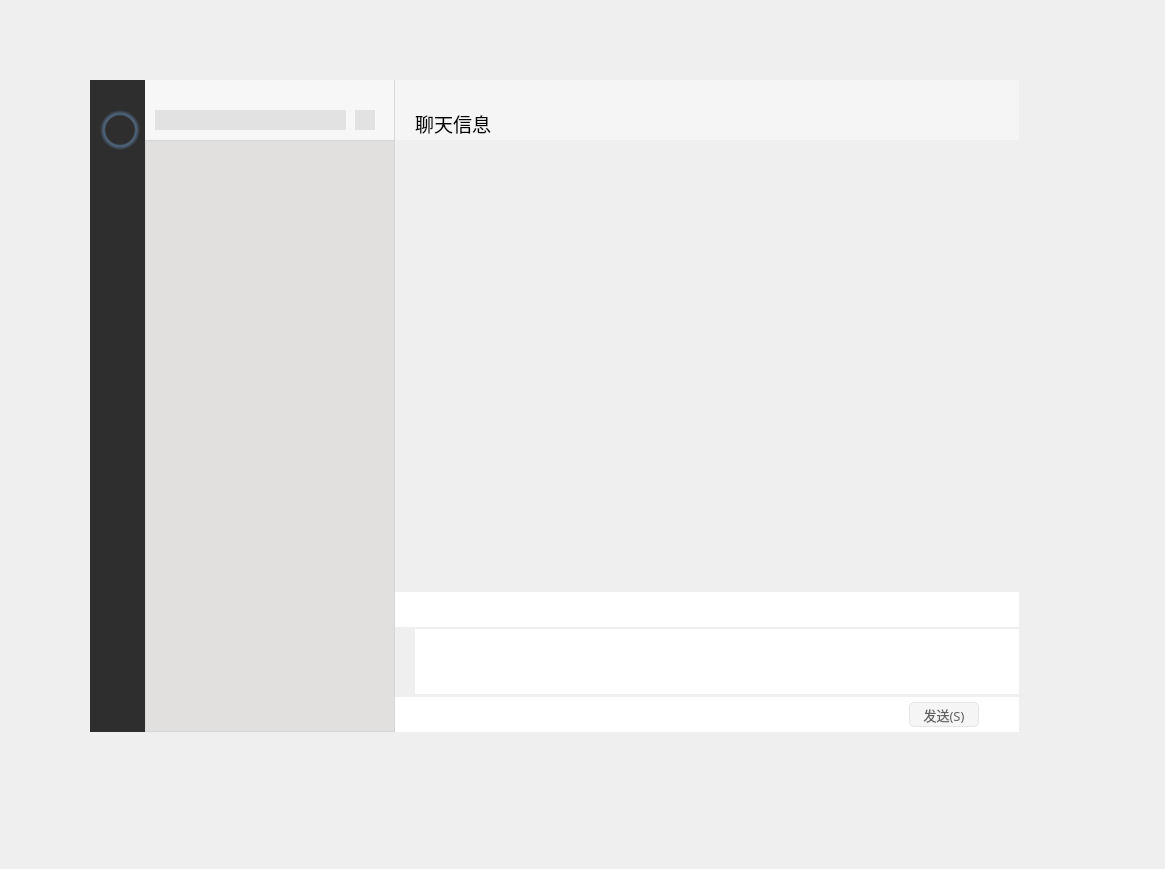
<?xml version="1.0" encoding="UTF-8"?>
<ui version="4.0">
 <class>Client</class>
 <widget class="QWidget" name="Client">
  <property name="geometry">
   <rect>
    <x>0</x>
    <y>0</y>
    <width>1165</width>
    <height>869</height>
   </rect>
  </property>
  <property name="windowTitle">
   <string>Client</string>
  </property>
  <widget class="QWidget" name="centerWidget" native="true">
   <property name="geometry">
    <rect>
     <x>90</x>
     <y>80</y>
     <width>929</width>
     <height>652</height>
    </rect>
   </property>
   <layout class="QGridLayout" name="gridLayout_4" columnstretch="0,0,1">
    <property name="leftMargin">
     <number>0</number>
    </property>
    <property name="topMargin">
     <number>0</number>
    </property>
    <property name="rightMargin">
     <number>0</number>
    </property>
    <property name="bottomMargin">
     <number>0</number>
    </property>
    <property name="spacing">
     <number>0</number>
    </property>
    <item row="0" column="1">
     <layout class="QGridLayout" name="gridLayout_2">
      <property name="spacing">
       <number>0</number>
      </property>
      <item row="1" column="0">
       <widget class="QListWidget" name="listWidget_info">
        <property name="minimumSize">
         <size>
          <width>250</width>
          <height>0</height>
         </size>
        </property>
        <property name="maximumSize">
         <size>
          <width>250</width>
          <height>16777215</height>
         </size>
        </property>
        <property name="styleSheet">
         <string notr="true">QListWidget
{
	background-color: rgb(226,224,223);
	border-style: none;
	border-right:1px solid #D6D6D6;
	border-top:1px solid #D6D6D6;
	border-left:1px solid #D6D6D6;
	border-bottom:1px solid #D6D6D6;	
}

QScrollBar:vertical
{
    width:8px;
    background:rgba(0,0,0,0%);
    margin:0px,0px,0px,0px;
    padding-top:9px;
    padding-bottom:9px;
}
QScrollBar::handle:vertical
{
    width:8px;
    background:rgba(0,0,0,25%);
    border-radius:4px;
    min-height:20;
}
QScrollBar::handle:vertical:hover
{
    width:8px;
    background:rgba(0,0,0,50%);
    border-radius:4px;
    min-height:20;
}
QScrollBar::add-line:vertical
{
    height:9px;width:8px;
    border-image:url(:/images/a/3.png);
    subcontrol-position:bottom;
}
QScrollBar::sub-line:vertical
{
    height:9px;width:8px;
    border-image:url(:/images/a/1.png);
    subcontrol-position:top;
}
QScrollBar::add-line:vertical:hover
{
    height:9px;width:8px;
    border-image:url(:/images/a/4.png);
    subcontrol-position:bottom;
}
QScrollBar::sub-line:vertical:hover
{
    height:9px;width:8px;
    border-image:url(:/images/a/2.png);
    subcontrol-position:top;
}
QScrollBar::add-page:vertical,QScrollBar::sub-page:vertical
{
    background:rgba(0,0,0,10%);
    border-radius:4px;
}
</string>
        </property>
       </widget>
      </item>
      <item row="0" column="0">
       <widget class="QWidget" name="widget_6" native="true">
        <property name="minimumSize">
         <size>
          <width>250</width>
          <height>60</height>
         </size>
        </property>
        <property name="maximumSize">
         <size>
          <width>250</width>
          <height>60</height>
         </size>
        </property>
        <property name="styleSheet">
         <string notr="true">background-color: rgb(247,247,247);
border-right:1px solid #D6D6D6;</string>
        </property>
        <widget class="QLineEdit" name="lineEdit">
         <property name="geometry">
          <rect>
           <x>10</x>
           <y>30</y>
           <width>191</width>
           <height>20</height>
          </rect>
         </property>
         <property name="styleSheet">
          <string notr="true">QLineEdit
{
	background-color: rgb(226,226,226);
	border: none; /* no border for a flat push button */
}
QLineEdit
{
	background-color: rgb(226,226,226);
	border: none; /* no border for a flat push button */
}
</string>
         </property>
        </widget>
        <widget class="QPushButton" name="pushButton_addFriend">
         <property name="geometry">
          <rect>
           <x>210</x>
           <y>30</y>
           <width>20</width>
           <height>20</height>
          </rect>
         </property>
         <property name="minimumSize">
          <size>
           <width>20</width>
           <height>20</height>
          </size>
         </property>
         <property name="maximumSize">
          <size>
           <width>20</width>
           <height>20</height>
          </size>
         </property>
         <property name="toolTip">
          <string>添加好友</string>
         </property>
         <property name="styleSheet">
          <string notr="true">QPushButton {
	border: none; /* no border for a flat push button */
	image: url(:/src/tianjia.png); 
	background-color: rgb(226,226,226);
	min-width: 20px;
	max-width: 20px;
	min-height: 20px;
	max-height: 20px;
}
QPushButton::hover {
	background-color: rgb(209,209,209);
	image: url(:/src/tianjia2.png); 
}
QPushButton:pressed {
	image: url(:/src/tianjia.png); 
}</string>
         </property>
         <property name="text">
          <string/>
         </property>
        </widget>
       </widget>
      </item>
     </layout>
    </item>
    <item row="0" column="2">
     <layout class="QGridLayout" name="gridLayout">
      <property name="spacing">
       <number>0</number>
      </property>
      <item row="0" column="0">
       <widget class="QWidget" name="widget_2" native="true">
        <property name="minimumSize">
         <size>
          <width>0</width>
          <height>60</height>
         </size>
        </property>
        <property name="maximumSize">
         <size>
          <width>16777215</width>
          <height>60</height>
         </size>
        </property>
        <property name="styleSheet">
         <string notr="true">background-color: rgb(245,245,245);</string>
        </property>
        <layout class="QGridLayout" name="gridLayout_8">
         <property name="leftMargin">
          <number>0</number>
         </property>
         <property name="topMargin">
          <number>0</number>
         </property>
         <property name="rightMargin">
          <number>0</number>
         </property>
         <property name="bottomMargin">
          <number>0</number>
         </property>
         <property name="spacing">
          <number>0</number>
         </property>
         <item row="0" column="0">
          <layout class="QGridLayout" name="gridLayout_6" columnstretch="1,0,0,0">
           <property name="spacing">
            <number>0</number>
           </property>
           <item row="0" column="1">
            <widget class="QPushButton" name="pushBtn_hide">
             <property name="minimumSize">
              <size>
               <width>30</width>
               <height>25</height>
              </size>
             </property>
             <property name="maximumSize">
              <size>
               <width>30</width>
               <height>25</height>
              </size>
             </property>
             <property name="styleSheet">
              <string notr="true">QPushButton {
	border: none; /* no border for a flat push button */
	image: url(:/src/min.png); /* 最小化 */
	min-width: 30px;
	max-width: 30px;
	min-height: 25px;
	max-height: 25px;
}
QPushButton::hover {
	background-color: rgba(166,166,166, 50); 
}</string>
             </property>
             <property name="text">
              <string/>
             </property>
            </widget>
           </item>
           <item row="0" column="2">
            <widget class="QPushButton" name="pushBtn_max">
             <property name="minimumSize">
              <size>
               <width>30</width>
               <height>25</height>
              </size>
             </property>
             <property name="maximumSize">
              <size>
               <width>30</width>
               <height>25</height>
              </size>
             </property>
             <property name="styleSheet">
              <string notr="true">QPushButton {
	border: none; /* no border for a flat push button */
	image: url(:/src/max.png); /* 最小化 */
	min-width: 30px;
	max-width: 30px;
	min-height: 25px;
	max-height: 25px;
}
QPushButton::hover {
	background-color: rgba(166,166,166, 50); 
}</string>
             </property>
             <property name="text">
              <string/>
             </property>
            </widget>
           </item>
           <item row="0" column="3">
            <widget class="QPushButton" name="pushBtn_close">
             <property name="minimumSize">
              <size>
               <width>30</width>
               <height>25</height>
              </size>
             </property>
             <property name="maximumSize">
              <size>
               <width>30</width>
               <height>25</height>
              </size>
             </property>
             <property name="styleSheet">
              <string notr="true">QPushButton {
	border: none; /* no border for a flat push button */
	image: url(:/src/close.png); /* 最小化 */
	min-width: 30px;
	max-width: 30px;
	min-height: 25px;
	max-height: 25px;
}
QPushButton::hover {
	background-color: #f57575; 
}</string>
             </property>
             <property name="text">
              <string/>
             </property>
            </widget>
           </item>
           <item row="0" column="0">
            <widget class="QWidget" name="widget_7" native="true"/>
           </item>
          </layout>
         </item>
         <item row="1" column="0">
          <layout class="QGridLayout" name="gridLayout_7" columnstretch="0,0,1,0,0">
           <item row="0" column="1">
            <widget class="QLabel" name="label_info">
             <property name="font">
              <font>
               <family>新宋体</family>
               <pointsize>14</pointsize>
              </font>
             </property>
             <property name="text">
              <string>聊天信息</string>
             </property>
            </widget>
           </item>
           <item row="0" column="3">
            <widget class="QPushButton" name="pushButton">
             <property name="styleSheet">
              <string notr="true">QPushButton {
	border: none; /* no border for a flat push button */
	image: url(:/src/more.png); 
	min-width: 30px;
	max-width: 30px;
	min-height: 20px;
	max-height: 20px;
}
QPushButton::hover {
	image: url(:/src/more2.png); 
}
QPushButton:pressed {
	image: url(:/src/more.png); 
}</string>
             </property>
             <property name="text">
              <string/>
             </property>
            </widget>
           </item>
           <item row="0" column="2">
            <widget class="QWidget" name="widget_8" native="true"/>
           </item>
           <item row="0" column="0">
            <widget class="QWidget" name="widget_15" native="true">
             <property name="minimumSize">
              <size>
               <width>20</width>
               <height>0</height>
              </size>
             </property>
             <property name="maximumSize">
              <size>
               <width>20</width>
               <height>16777215</height>
              </size>
             </property>
            </widget>
           </item>
           <item row="0" column="4">
            <widget class="QWidget" name="widget_16" native="true">
             <property name="minimumSize">
              <size>
               <width>10</width>
               <height>0</height>
              </size>
             </property>
             <property name="maximumSize">
              <size>
               <width>10</width>
               <height>16777215</height>
              </size>
             </property>
            </widget>
           </item>
          </layout>
         </item>
        </layout>
       </widget>
      </item>
      <item row="1" column="0">
       <widget class="QWidget" name="widget_5" native="true">
        <layout class="QGridLayout" name="gridLayout_3">
         <property name="leftMargin">
          <number>0</number>
         </property>
         <property name="topMargin">
          <number>0</number>
         </property>
         <property name="rightMargin">
          <number>0</number>
         </property>
         <property name="bottomMargin">
          <number>0</number>
         </property>
         <property name="spacing">
          <number>0</number>
         </property>
         <item row="0" column="0">
          <widget class="QStackedWidget" name="stackedWidget_Msg">
           <property name="styleSheet">
            <string notr="true"/>
           </property>
           <property name="currentIndex">
            <number>0</number>
           </property>
           <widget class="QWidget" name="page"/>
           <widget class="QWidget" name="page_2"/>
          </widget>
         </item>
        </layout>
       </widget>
      </item>
      <item row="2" column="0">
       <widget class="QWidget" name="widget_4" native="true">
        <property name="minimumSize">
         <size>
          <width>0</width>
          <height>35</height>
         </size>
        </property>
        <property name="maximumSize">
         <size>
          <width>16777215</width>
          <height>35</height>
         </size>
        </property>
        <property name="styleSheet">
         <string notr="true">background-color: rgb(255, 255, 255);</string>
        </property>
        <layout class="QGridLayout" name="gridLayout_12">
         <property name="leftMargin">
          <number>0</number>
         </property>
         <property name="topMargin">
          <number>0</number>
         </property>
         <property name="rightMargin">
          <number>0</number>
         </property>
         <property name="bottomMargin">
          <number>0</number>
         </property>
         <property name="spacing">
          <number>0</number>
         </property>
         <item row="0" column="0">
          <layout class="QGridLayout" name="gridLayout_11" columnstretch="0,0,0,0,0,1">
           <property name="horizontalSpacing">
            <number>12</number>
           </property>
           <property name="verticalSpacing">
            <number>0</number>
           </property>
           <item row="0" column="3">
            <widget class="QPushButton" name="pushButton_screenshot">
             <property name="styleSheet">
              <string notr="true">QPushButton {
	border: none; /* no border for a flat push button */
	image: url(:/src/screenshot.png); 
	min-width: 20px;
	max-width: 20px;
	min-height: 20px;
	max-height: 20px;
}
QPushButton::hover {
	image: url(:/src/screenshot2.png); 
}
QPushButton:pressed {
	image: url(:/src/screenshot.png); 
}</string>
             </property>
             <property name="text">
              <string/>
             </property>
            </widget>
           </item>
           <item row="0" column="5">
            <widget class="QWidget" name="widget_11" native="true"/>
           </item>
           <item row="0" column="2">
            <widget class="QPushButton" name="pushButton_file">
             <property name="styleSheet">
              <string notr="true">QPushButton {
	border: none; /* no border for a flat push button */
	image: url(:/src/file.png); 
	min-width: 20px;
	max-width: 20px;
	min-height: 20px;
	max-height: 20px;
}
QPushButton::hover {
	image: url(:/src/file2.png); 
}
QPushButton:pressed {
	image: url(:/src/file.png); 
}</string>
             </property>
             <property name="text">
              <string/>
             </property>
            </widget>
           </item>
           <item row="0" column="1">
            <widget class="QPushButton" name="pushButton_emoj">
             <property name="styleSheet">
              <string notr="true">QPushButton {
	border: none; /* no border for a flat push button */
	image: url(:/src/emoj.png); 
	min-width: 20px;
	max-width: 20px;
	min-height: 20px;
	max-height: 20px;
}
QPushButton::hover {
	image: url(:/src/emoj2.png); 
}
QPushButton:pressed {
	image: url(:/src/emoj.png); 
}</string>
             </property>
             <property name="text">
              <string/>
             </property>
            </widget>
           </item>
           <item row="0" column="4">
            <widget class="QPushButton" name="pushButton_chat">
             <property name="styleSheet">
              <string notr="true">QPushButton {
	border: none; /* no border for a flat push button */
	image: url(:/src/chat.png); 
	min-width: 20px;
	max-width: 20px;
	min-height: 20px;
	max-height: 20px;
}
QPushButton::hover {
	image: url(:/src/chat2.png); 
}
QPushButton:pressed {
	image: url(:/src/chat.png); 
}</string>
             </property>
             <property name="text">
              <string/>
             </property>
            </widget>
           </item>
           <item row="0" column="0">
            <widget class="QWidget" name="widget_12" native="true">
             <property name="minimumSize">
              <size>
               <width>15</width>
               <height>20</height>
              </size>
             </property>
             <property name="maximumSize">
              <size>
               <width>15</width>
               <height>20</height>
              </size>
             </property>
            </widget>
           </item>
          </layout>
         </item>
        </layout>
       </widget>
      </item>
      <item row="3" column="0">
       <widget class="QWidget" name="widget_13" native="true">
        <property name="minimumSize">
         <size>
          <width>0</width>
          <height>70</height>
         </size>
        </property>
        <property name="maximumSize">
         <size>
          <width>16777215</width>
          <height>70</height>
         </size>
        </property>
        <layout class="QGridLayout" name="gridLayout_14">
         <property name="leftMargin">
          <number>0</number>
         </property>
         <property name="topMargin">
          <number>0</number>
         </property>
         <property name="rightMargin">
          <number>0</number>
         </property>
         <property name="bottomMargin">
          <number>0</number>
         </property>
         <property name="spacing">
          <number>0</number>
         </property>
         <item row="0" column="0">
          <layout class="QGridLayout" name="gridLayout_13">
           <property name="spacing">
            <number>0</number>
           </property>
           <item row="0" column="0">
            <widget class="QWidget" name="widget_14" native="true">
             <property name="minimumSize">
              <size>
               <width>20</width>
               <height>0</height>
              </size>
             </property>
             <property name="maximumSize">
              <size>
               <width>20</width>
               <height>16777215</height>
              </size>
             </property>
            </widget>
           </item>
           <item row="0" column="1">
            <widget class="QTextEdit" name="textEdit">
             <property name="minimumSize">
              <size>
               <width>0</width>
               <height>65</height>
              </size>
             </property>
             <property name="maximumSize">
              <size>
               <width>16777215</width>
               <height>65</height>
              </size>
             </property>
             <property name="font">
              <font>
               <family>新宋体</family>
               <pointsize>12</pointsize>
              </font>
             </property>
             <property name="styleSheet">
              <string notr="true">background-color: rgb(255, 255, 255);
border: none; /* no border for a flat push button */
</string>
             </property>
            </widget>
           </item>
          </layout>
         </item>
        </layout>
       </widget>
      </item>
      <item row="4" column="0">
       <widget class="QWidget" name="widget_3" native="true">
        <property name="minimumSize">
         <size>
          <width>0</width>
          <height>35</height>
         </size>
        </property>
        <property name="maximumSize">
         <size>
          <width>16777215</width>
          <height>35</height>
         </size>
        </property>
        <property name="styleSheet">
         <string notr="true">background-color: rgb(255, 255, 255);</string>
        </property>
        <layout class="QGridLayout" name="gridLayout_10">
         <property name="leftMargin">
          <number>0</number>
         </property>
         <property name="topMargin">
          <number>0</number>
         </property>
         <property name="rightMargin">
          <number>0</number>
         </property>
         <property name="bottomMargin">
          <number>0</number>
         </property>
         <property name="spacing">
          <number>0</number>
         </property>
         <item row="0" column="0">
          <layout class="QGridLayout" name="gridLayout_9" columnstretch="1,0,0">
           <property name="spacing">
            <number>0</number>
           </property>
           <item row="0" column="1">
            <widget class="QPushButton" name="pushBtn_send">
             <property name="minimumSize">
              <size>
               <width>70</width>
               <height>25</height>
              </size>
             </property>
             <property name="maximumSize">
              <size>
               <width>70</width>
               <height>25</height>
              </size>
             </property>
             <property name="font">
              <font>
               <family>黑体</family>
               <pointsize>10</pointsize>
              </font>
             </property>
             <property name="styleSheet">
              <string notr="true">QPushButton{
	color: rgb(96,96,96);
	border-radius: 5px;	
	border-style: solid;
	background-color: rgb(245,245,245);

	border-right:1px solid #E5E5E5;
	border-top:1px solid #E5E5E5;
	border-left:1px solid #E5E5E5;
	border-bottom:1px solid #E5E5E5;
}

QPushButton:hover{
	color: rgb(255, 255, 255);
	background-color: rgb(18,150,17);
}

QPushButton:pressed {
	background-color: rgb(7,193,96);
}</string>
             </property>
             <property name="text">
              <string>发送(S)</string>
             </property>
            </widget>
           </item>
           <item row="0" column="0">
            <widget class="QWidget" name="widget_9" native="true"/>
           </item>
           <item row="0" column="2">
            <widget class="QWidget" name="widget_10" native="true">
             <property name="minimumSize">
              <size>
               <width>40</width>
               <height>0</height>
              </size>
             </property>
             <property name="maximumSize">
              <size>
               <width>40</width>
               <height>16777215</height>
              </size>
             </property>
            </widget>
           </item>
          </layout>
         </item>
        </layout>
       </widget>
      </item>
     </layout>
    </item>
    <item row="0" column="0">
     <widget class="QWidget" name="widget" native="true">
      <property name="minimumSize">
       <size>
        <width>55</width>
        <height>0</height>
       </size>
      </property>
      <property name="maximumSize">
       <size>
        <width>55</width>
        <height>16777215</height>
       </size>
      </property>
      <property name="styleSheet">
       <string notr="true">background-color: rgb(46,46,46);</string>
      </property>
      <widget class="QLabel" name="label_3">
       <property name="geometry">
        <rect>
         <x>10</x>
         <y>30</y>
         <width>40</width>
         <height>40</height>
        </rect>
       </property>
       <property name="minimumSize">
        <size>
         <width>40</width>
         <height>40</height>
        </size>
       </property>
       <property name="maximumSize">
        <size>
         <width>40</width>
         <height>40</height>
        </size>
       </property>
       <property name="styleSheet">
        <string notr="true">QLabel{
    background-color: qradialgradient(spread:pad, cx:0.5, cy:0.5, radius:0.5, fx:0.5, fy:0.5, stop:0 rgba(0, 0, 0, 0), stop:0.70 rgba(0, 0, 0, 0), stop:0.80 rgba(136, 194, 255, 100), stop:1 rgba(0, 0, 0, 0));
}
QLabel:hover{
    background-color: qradialgradient(spread:pad, cx:0.5, cy:0.5, radius:0.5, fx:0.5, fy:0.5, stop:0 rgba(0, 0, 0, 0), stop:0.70 rgba(0, 0, 0, 0), stop:0.80 rgba(186, 224, 255, 100), stop:1 rgba(0, 0, 0, 0));
}</string>
       </property>
       <property name="text">
        <string/>
       </property>
       <property name="pixmap">
        <pixmap resource="../chat_room/client-qt/src.qrc">:/src/头像.jpg</pixmap>
       </property>
       <property name="scaledContents">
        <bool>true</bool>
       </property>
      </widget>
      <widget class="QPushButton" name="pushButton_emoj_2">
       <property name="geometry">
        <rect>
         <x>15</x>
         <y>110</y>
         <width>25</width>
         <height>25</height>
        </rect>
       </property>
       <property name="minimumSize">
        <size>
         <width>25</width>
         <height>25</height>
        </size>
       </property>
       <property name="maximumSize">
        <size>
         <width>25</width>
         <height>25</height>
        </size>
       </property>
       <property name="styleSheet">
        <string notr="true">QPushButton {

	border: none; /* no border for a flat push button */
	image: url(:/src/wechat.png); 
	min-width: 25px;
	max-width: 25px;
	min-height: 25px;
	max-height: 25px;
}
QPushButton::hover {
	image: url(:/src/wechat3.png); 
}
QPushButton:checked{
	image: url(:/src/wechat2.png); 
}</string>
       </property>
       <property name="text">
        <string/>
       </property>
       <property name="checkable">
        <bool>true</bool>
       </property>
       <property name="checked">
        <bool>true</bool>
       </property>
      </widget>
     </widget>
    </item>
   </layout>
  </widget>
 </widget>
 <resources>
  <include location="../chat_room/client-qt/src.qrc"/>
 </resources>
 <connections/>
</ui>
